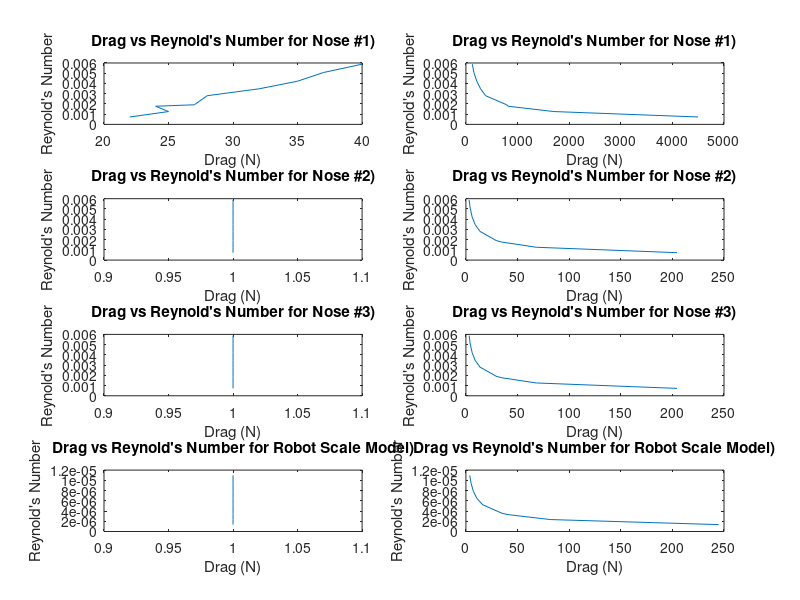

MATLAB code to generate this figure:
% environmental variables
rho = 1.115; % density of air at room temp
nu = 1.46*10^5 % kinematic viscocity of air at room temp

% experimental data goes here
deltaPwater = [0.01 0.03 0.06 0.07 0.15 0.23 0.34 0.49 0.66];
fanSpeed = 15:5:55; % proportion, I'm assuming fan speeds are the same for all models tested
liftOffset = [0 0 0 0 0 0 0 0 0];
dragOffset = [0 0 0 0 0 0 0 0 0];
cone1DragExp = [22 25 24 27 28 32 35 37 40];
cone2DragExp = [1 1 1 1 1 1 1 1 1];
cone3DragExp = [1 1 1 1 1 1 1 1 1];
robotDragExp = [1 1 1 1 1 1 1 1 1];

% experimental constants
coneArea = 0.001963495408; % all cones have same frontal area
coneL = 50 % characteristic length of cone is 50mm diameter
robotL = 0.0931 % characteristic length of robot is 0.0931 m length ... i guess??
robotArea = 0.00164;
deltaP = deltaPwater*249.08;

% experimental calculations
cone1Drag = cone1DragExp - dragOffset;
cone2Drag = cone2DragExp - dragOffset;
cone3Drag = cone3DragExp - dragOffset;
robotDrag = robotDragExp - dragOffset;
v=sqrt(2*deltaP./rho);
reynoldsNumber = @(v, l, nu) v.*l./nu;
dragCoefficient = @(drag, rho, v, frontalArea) drag./(0.5.*rho.*v.^2.*frontalArea);
coneReynold = reynoldsNumber(v, coneL, nu);
robotReynold = reynoldsNumber(v, robotL, nu);

% nose 1 plotting
cone1Coeff = dragCoefficient(cone1Drag, rho, v, coneArea);
figure(1)
clf
subplot(4, 2, 1)
plot(cone1Drag, coneReynold)
xlabel("Drag (N)")
ylabel("Reynold's Number")
title("Drag vs Reynold's Number for Nose #1)")

subplot(4, 2, 2)
plot(cone1Coeff, coneReynold)
xlabel("Drag (N)")
ylabel("Reynold's Number")
title("Drag vs Reynold's Number for Nose #1)")

% nose 2 plotting
cone2Coeff = dragCoefficient(cone2Drag, rho, v, coneArea);
subplot(4, 2, 3)
plot(cone2Drag, coneReynold)
xlabel("Drag (N)")
ylabel("Reynold's Number")
title("Drag vs Reynold's Number for Nose #2)")

subplot(4, 2, 4)
plot(cone2Coeff, coneReynold)
xlabel("Drag (N)")
ylabel("Reynold's Number")
title("Drag vs Reynold's Number for Nose #2)")

% nose 3 plotting
cone3Coeff = dragCoefficient(cone3Drag, rho, v, coneArea);
subplot(4, 2, 5)
plot(cone2Drag, coneReynold)
xlabel("Drag (N)")
ylabel("Reynold's Number")
title("Drag vs Reynold's Number for Nose #3)")

subplot(4, 2, 6)
plot(cone2Coeff, coneReynold)
xlabel("Drag (N)")
ylabel("Reynold's Number")
title("Drag vs Reynold's Number for Nose #3)")

% robot plotting
robotCoeff = dragCoefficient(robotDrag, rho, v, robotArea);
subplot(4, 2, 7)
plot(robotDrag, robotReynold)
xlabel("Drag (N)")
ylabel("Reynold's Number")
title("Drag vs Reynold's Number for Robot Scale Model)")

subplot(4, 2, 8)
plot(robotCoeff, robotReynold)
xlabel("Drag (N)")
ylabel("Reynold's Number")
title("Drag vs Reynold's Number for Robot Scale Model)")

%% calibration curve for fan speed and wind speed
% uncomment here to plot calibration curve !!

% figure(1)
% clf
% speedplt(fanSpeed, v)

% the code below was originally written by the e80 teaching team
function output = speedplt(RPS, v)
    x = RPS;
    y = v;
    confLev = 0.95; % The confidence level
    N = length(y); % The number of data points
    xbar = mean(x);
    ybar = mean(y);
    Sxx = dot((x-xbar),(x-xbar));
    %Sxx = (x-xbar)*transpose(x-xbar);
    % beta1 is the estimated best slope of the best-fit line
    beta1 = dot((x-xbar),(y-ybar))/Sxx
    % beta1 = ((x-xbar)*transpose(y-ybar))/Sxx
    % beta0 is the estimated best-fit y-intercept of the best fit line
    beta0 = ybar - beta1*xbar
    yfit = beta0 + beta1*x;
    SSE = dot((y - yfit),(y - yfit)) % Sum of the squared residuals
    % SSE = (y - yfit)*transpose(y - yfit) % Sum of the squared residuals
    Se = sqrt(SSE/(N-2)) % The Root Mean Square Residual
    Sbeta0 = Se*sqrt(1/N + xbar^2/Sxx)
    Sbeta1 = Se/sqrt(Sxx)
    % tinv defaults to 1-sided test. We need 2-sises, hence:(1-0.5*(1-confLev))
    StdT = tinv((1-0.5*(1-confLev)),N-2) % The Student's t factor
    lambdaBeta1 = StdT*Sbeta1 % The 1/2 confidence interval on beta1
    lambdaBeta0 = StdT*Sbeta0 % The 1/2 confidence interval on beta0
    range = max(x) - min(x);
    xplot = min(x):range/30:max(x); % Generate array for plotting
    yplot = beta0 + beta1*xplot; % Generate array for plotting
    Syhat = Se*sqrt(1/N + (xplot - xbar).*(xplot - xbar)/Sxx);
    lambdayhat = StdT*Syhat;
    Sy = Se*sqrt(1+1/N + (xplot - xbar).*(xplot - xbar)/Sxx);
    lambday = StdT*Sy;
    figure(1)
    plot(x,y,'x')
    hold on
    plot(xplot,yplot)
    plot(xplot,yplot+lambdayhat,'-.b',xplot,yplot-lambdayhat,'-.b')
    plot(xplot,yplot+lambday,'--m',xplot,yplot-lambday,'--m')
    xlabel('Fan Speed (RPS)')
    ylabel('Wind Speed (m/s)')
    title("Wind Speed vs Fan Speed")
    if beta1 > 0 % Fix this
        location = 'northwest';
    else
        location = 'northeast';
    end
    legend('Data Points','Best Fit Line','Upper Func. Bound',...
        'Lower Func. Bound', 'Upper Obs. Bound', 'Lower Obs. Bound',...
        'Location', location)
    hold off
    output = [beta0, lambdaBeta0, beta1, lambdaBeta1];
end